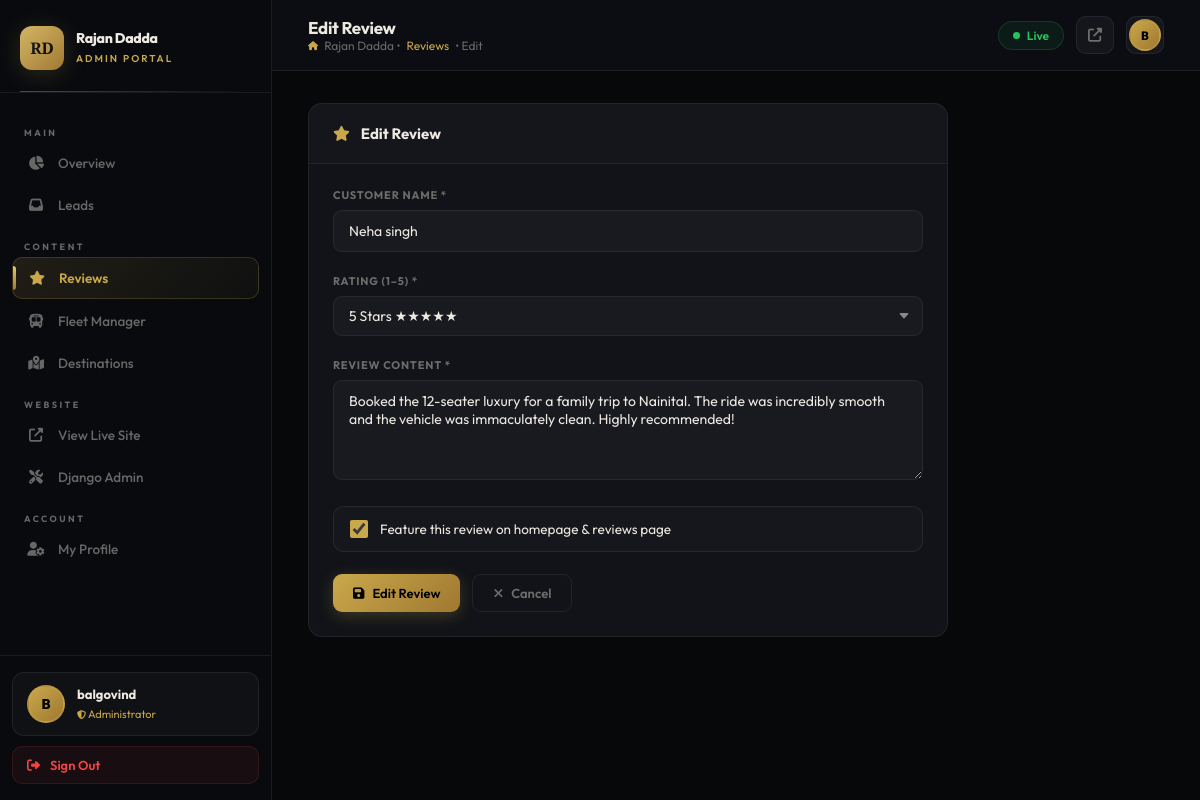
Screenshot of /dashboard/reviews/2/edit/ (signed in) with the database file from the repository.
### home/models.py (models this page shows, shortened)
class Review(models.Model):
    customer_name = models.CharField(max_length=200)
    rating = models.IntegerField(default=5)  # 1 to 5
    content = models.TextField()
    is_featured = models.BooleanField(default=False)
    created_at = models.DateTimeField(default=timezone.now)

### dashboard/views.py (the view, shortened to what this page needs)
# urls.py: path('reviews/<int:pk>/edit/', views.review_edit, name='review_edit'),
@login_required(login_url='dashboard_login')
def review_edit(request, pk):
    review = get_object_or_404(Review, pk=pk)
    return render(request, 'dashboard/review_form.html', {'action': 'Edit', 'review': review})

### dashboard/templatetags/dashboard_tags.py (called while the page is built)
@register.simple_tag
def unread_leads_count():
    return Lead.objects.filter(is_read=False).count()

### dashboard/templates/dashboard/review_form.html (shortened to what this page needs)
{% extends 'dashboard/base.html' %}
{% block page_title %}{{ action }} Review{% endblock %}
{% block breadcrumb %}<a href="{% url 'reviews_list_dashboard' %}" style="color:var(--gold);text-decoration:none;">Reviews</a> &bull; {{ action }}{% endblock %}
{% block content %}
<div style="max-width: 640px;">
    <div class="card">
        <div class="card-header">
            <h5><i class="fas fa-star" style="color: var(--gold); margin-right: 8px;"></i> {{ action }} Review</h5>
        </div>
        <div class="card-body">
            <form method="POST">
                <div class="form-group">
                    <label class="form-label">Customer Name *</label>
                    <input type="text" name="customer_name" class="form-control"
                        value="{{ review.customer_name|default:'' }}" required placeholder="e.g. Amit Verma">
                </div>
                <div class="form-group">
                    <label class="form-label">Rating (1–5) *</label>
                    <select name="rating" class="form-control form-select" required>
                        {% for i in "54321" %}
                        <option value="{{ i }}" {% if review.rating == i|add:0 %}selected{% elif not review and i == '5' %}selected{% endif %}>
                            {{ i }} Star{% if i != '1' %}s{% endif %} {% if i == '5' %}★★★★★{% elif i == '4' %}★★★★☆{% elif i == '3' %}★★★☆☆{% elif i == '2' %}★★☆☆☆{% else %}★☆☆☆☆{% endif %}
                        </option>
                        {% endfor %}
                    </select>
                </div>
                <div class="form-group">
                    <label class="form-label">Review Content *</label>
                    <textarea name="content" class="form-control" required
                        placeholder="Customer's review text...">{{ review.content|default:'' }}</textarea>
                </div>
                <div class="form-group">
                    <div class="form-check">
                        <input type="checkbox" name="is_featured" id="is_featured"
                            {% if review.is_featured %}checked{% endif %}>
                        <label for="is_featured">Feature this review on homepage &amp; reviews page</label>
                    </div>
                </div>
                <div style="display: flex; gap: 12px; margin-top: 8px;">
                    <button type="submit" class="btn btn-gold"><i class="fas fa-save"></i> {{ action }} Review</button>
                    <a href="{% url 'reviews_list_dashboard' %}" class="btn btn-outline"><i class="fas fa-times"></i> Cancel</a>
                </div>
            </form>
        </div>
    </div>
</div>
{% endblock %}

### dashboard/templates/dashboard/base.html (shortened to what this page needs)
{% load static dashboard_tags %}
<!DOCTYPE html>
<html lang="en">
<head>
    <link href="https://cdnjs.cloudflare.com/ajax/libs/font-awesome/6.4.0/css/all.min.css" rel="stylesheet">
</head>
<body>
<aside class="sidebar">
    <div class="sidebar-logo">
        <div class="logo-emblem">RD</div>
        <div class="logo-text">
            <strong>Rajan Dadda</strong>
            <span>Admin Portal</span>
        </div>
    </div>
    <nav class="sidebar-nav">
        <div class="nav-section-label">Main</div>
        <a href="{% url 'dashboard_home' %}" class="nav-item {% if request.resolver_match.url_name == 'dashboard_home' %}active{% endif %}">
            <i class="fas fa-chart-pie"></i> Overview
        </a>
        <a href="{% url 'leads_list' %}" class="nav-item {% if 'leads' in request.resolver_match.url_name %}active{% endif %}">
            <i class="fas fa-inbox"></i> Leads
            {% unread_leads_count as unread_count %}
        </a>
        <div class="nav-section-label">Content</div>
        <a href="{% url 'reviews_list_dashboard' %}" class="nav-item {% if 'review' in request.resolver_match.url_name %}active{% endif %}">
            <i class="fas fa-star"></i> Reviews
        </a>
        <a href="{% url 'fleet_list_dashboard' %}" class="nav-item {% if 'fleet' in request.resolver_match.url_name %}active{% endif %}">
            <i class="fas fa-bus"></i> Fleet Manager
        </a>
        <a href="{% url 'destinations_list_dashboard' %}" class="nav-item {% if 'destination' in request.resolver_match.url_name %}active{% endif %}">
            <i class="fas fa-map-marked-alt"></i> Destinations
        </a>
        <div class="nav-section-label">Website</div>
        <a href="{% url 'home' %}" target="_blank" class="nav-item">
            <i class="fas fa-external-link-alt"></i> View Live Site
        </a>
        <a href="/admin/" target="_blank" class="nav-item">
            <i class="fas fa-tools"></i> Django Admin
        </a>
        <div class="nav-section-label">Account</div>
        <a href="{% url 'profile_edit' %}" class="nav-item {% if 'profile' in request.resolver_match.url_name %}active{% endif %}">
            <i class="fas fa-user-cog"></i> My Profile
        </a>
    </nav>
    <div class="sidebar-footer">
        <a href="{% url 'profile_edit' %}" class="sidebar-user">
            <div class="user-avatar">
                {% if request.user.admin_profile.profile_image %}
                    <img src="{{ request.user.admin_profile.profile_image.url }}" alt="Profile">
                {% else %}
                    {{ request.user.username|first|upper }}
                {% endif %}
            </div>
            <div class="user-info">
                <strong>{{ request.user.get_full_name|default:request.user.username }}</strong>
                <small><i class="fas fa-shield-alt" style="font-size:9px;"></i> Administrator</small>
            </div>
        </a>
        <a href="{% url 'dashboard_logout' %}" class="logout-btn">
            <i class="fas fa-sign-out-alt"></i> Sign Out
        </a>
    </div>
</aside>
<div class="main-content">
    <div class="topbar">
        <div class="topbar-left">
            <div>
                <div class="topbar-title">{% block page_title %}Dashboard{% endblock %}</div>
                <div class="topbar-breadcrumb">
                    <i class="fas fa-home" style="color:var(--gold);"></i>
                    Rajan Dadda &bull; {% block breadcrumb %}Admin{% endblock %}
                </div>
            </div>
        </div>
        <div class="topbar-actions">
            <div class="live-badge">
                <span class="live-dot"></span>
                Live
            </div>
            <a href="{% url 'home' %}" target="_blank" class="topbar-icon-btn" title="View Site">
                <i class="fas fa-external-link-alt"></i>
            </a>
            <a href="{% url 'profile_edit' %}" class="topbar-icon-btn" title="Profile">
                <div class="user-avatar" style="width:32px;height:32px;font-size:12px;">
                    {% if request.user.admin_profile.profile_image %}
                        <img src="{{ request.user.admin_profile.profile_image.url }}" alt="P">
                    {% else %}
                        {{ request.user.username|first|upper }}
                    {% endif %}
                </div>
            </a>
        </div>
    </div>
    <div class="page-body">
        {% block content %}{% endblock %}
    </div>
</div>
</body>
</html>

### rows the page displays
Review: customer_name "Neha singh", rating "5 Stars ★★★★★", content "Booked the 12-seater luxury for a family trip to Nainital. The ride was incredibly smooth and the vehicle was immaculately clean. Highly recommended!", is_featured "☑"

### other values shown
{{ request.user.username|first|upper }} "B"
{{ request.user.get_full_name|default:request.user.username }} "balgovind"
{{ action }} "Edit"
